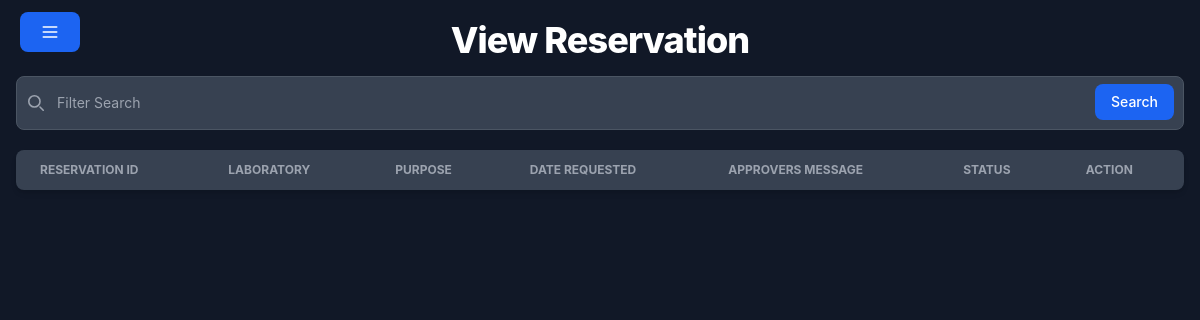
The page /see-reservation/index.php (signed in) on the database as committed earlier.
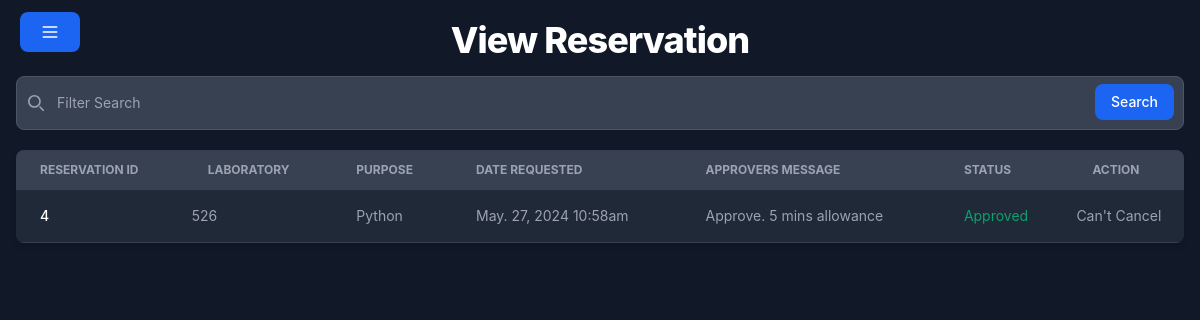
The same page on the database as committed later.
### tables this page shows
CREATE TABLE `reservation` (
  `id` int(11) NOT NULL,
  `user_id` int(11) NOT NULL,
  `purpose` varchar(255) NOT NULL,
  `lab` varchar(255) NOT NULL,
  `date_requested` datetime DEFAULT current_timestamp(),
  `status` int(11) NOT NULL DEFAULT 0,
  `message` varchar(255) DEFAULT NULL
);

### see-reservation/index.php (the view, shortened to what the changed rows need)
<?php
    require_once '../config/dbconn.php';
    $param = $_GET["search"] ?? "";
    $reservation_records = array();
    $userId = $_SESSION['id'];
    $query = "SELECT s.id,s.purpose,s.lab,s.date_requested,s.status,s.message
    FROM reservation s INNER JOIN users u ON u.user_ID = s.user_id
    WHERE u.role = 'student'
    AND s.user_id = '$userId'
    AND (
        s.purpose LIKE '%$param%'
        OR s.lab LIKE '%$param%'
    ) ORDER BY s.status,s.date_requested desc";
    $query_run = mysqli_query($conn,$query);
    if ($query_run) {
        while ($row = mysqli_fetch_assoc($query_run)) {
            $reservation_records[] = $row;
        }
    }
?>
<!DOCTYPE html>
<html lang="en">
<head>
    <link rel="stylesheet" href="../style.css">
    <link rel="stylesheet" href="../assets//css//flowbite.mini.css">
</head>
<body class="dark bg-gray-900">
    <div class="px-4 mb-5 mt-5">
        <h2 class="mb-4 text-center text-2xl m-auto font-extrabold leading-none tracking-tight text-gray-900 md:text-4xl dark:text-white">View Reservation</h2>
        <div class="relative overflow-x-auto shadow-md sm:rounded-lg mt-5 mx-auto" style="max-width: 80rem;">
            <table class="w-full text-sm text-left rtl:text-right text-gray-500 dark:text-gray-400">
                <thead class="text-xs text-gray-700 uppercase bg-gray-50 dark:bg-gray-700 dark:text-gray-400">
                    <tr>
                        <th scope="col" class="px-6 py-3">
                            Reservation ID
                        </th>
                        <th scope="col" class="px-6 py-3">
                            Laboratory
                        </th>
                        <th scope="col" class="px-6 py-3">
                            Purpose
                        </th>
                        <th scope="col" class="px-6 py-3">
                            Date Requested
                        </th>
                        <th scope="col" class="px-6 py-3">
                            Approvers Message
                        </th>
                        <th scope="col" class="px-6 py-3">
                            Status
                        </th>
                        <th scope="col" class="px-6 py-3">
                            Action
                        </th>
                    </tr>
                </thead>
                <tbody>
                    <?php foreach ($reservation_records as $record): ?>
                        <tr class="bg-white border-b dark:bg-gray-800 dark:border-gray-700">
                            <th scope="row" class="px-6 py-4 font-medium text-gray-900 whitespace-nowrap dark:text-white">
                                <?= $record['id'] ?>
                            </th>
                            <td class="px-2 py-4">
                                <?= $record['lab'] ?>
                            </td>
                            <td class="px-6 py-4">
                                <?= $record['purpose'] ?>
                            </td>
                            <td class="px-6 py-4">
                                <?= date('M. d, Y h:ia', strtotime($record['date_requested'])) ?>
                            </td>
                            <td class="px-6 py-4">
                                <?php if($record['message'] == "" || $record['message'] == null): ?>
                                    <span class="opacity-20 italic">No message yet.</span>
                                <?php else: ?>
                                    <?= $record['message']  ?>
                                <?php endif ?>
                            </td>
                            <td class="px-6 py-4">
                                <?php if($record['status'] == 0): ?>
                                    <p class="text-blue-500" >Pending</p>
                                <?php elseif($record['status'] == 1): ?>
                                    <p class="text-green-500" >Approved</p>
                                <?php elseif($record['status'] == 2): ?>
                                    <p class="text-red-500">Cancelled</p>
                                <?php elseif($record['status'] == 3): ?>
                                    <p class="text-red-500">Dispproved</p>
                                <?php endif ?>
                            </td>
                            <td class="px-2 py-4">
                                <?php if($record['status'] == 0):?>
                                    <button type="button" id="record-<?= $record['id']?>" class="focus:outline-none text-white bg-red-700 hover:bg-red-800 focus:ring-4 focus:ring-red-300 font-medium rounded-lg text-sm px-5 py-2.5 me-2 mb-2 dark:bg-red-600 dark:hover:bg-red-700 dark:focus:ring-red-900 cancel-reservation-btn">Cancel Reservation</button>
                                <?php else: ?>
                                    <p>Can't Cancel</p>
                                <?php endif ?>
                            </td>
                        </tr>
                    <?php endforeach; ?>
                </tbody>
            </table>
        </div>
    </div>
</body>
</html>

Rows that differ between the two databases and show on the page:
added reservation: id "4", lab "526", purpose "Python", date_requested "May. 27, 2024 10:58am", message "Approve. 5 mins allowance", status "Approved"
